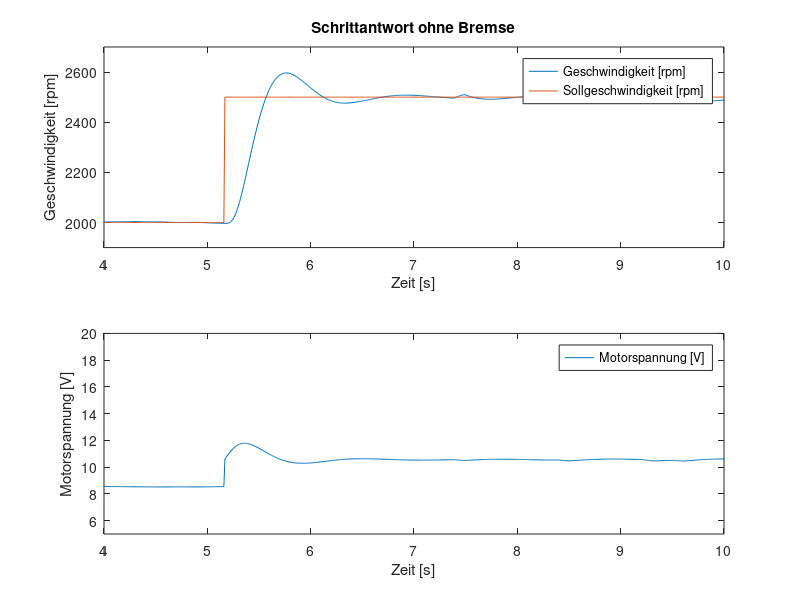
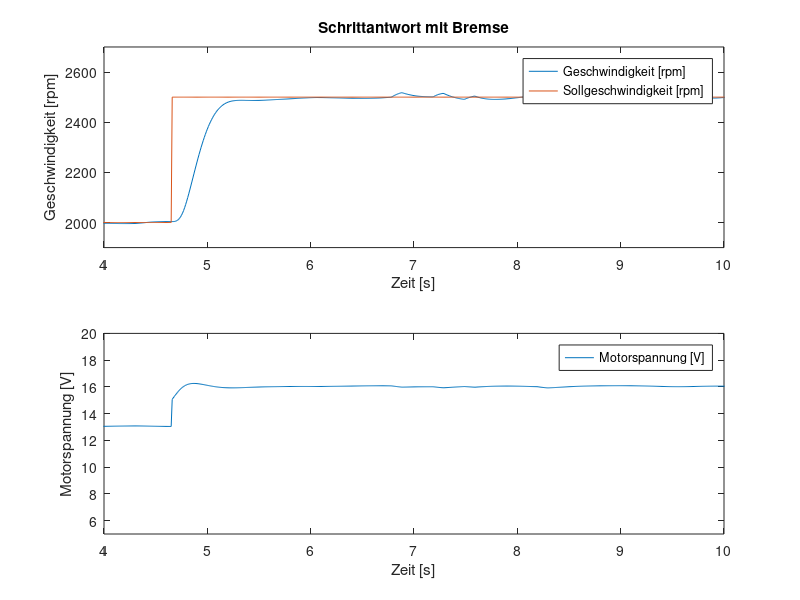

MATLAB code for these plots, in order:
% load data
data_n = load('dc_step_20_25_00');
data_l = load('dc_step_20_25_05');

% plot step with no load
figure(1);
subplot(2,1,1);
plot( ...
data_n.Zeit, data_n.Geschwindigkeit, ...
data_n.Zeit, data_n.Sollgeschwindigkeit);
legend('Geschwindigkeit [rpm]', 'Sollgeschwindigkeit [rpm]');
xlabel('Zeit [s]');
ylabel('Geschwindigkeit [rpm]');
title('Schrittantwort ohne Bremse');
axis([4 10 1900 2700]);
subplot(2,1,2);
plot(data_n.Zeit, data_n.Motorspannung);
legend('Motorspannung [V]');
xlabel('Zeit [s]');
ylabel('Motorspannung [V]');
axis([4 10 5 20]);
print -dpdf 'step_noload'
% plot step with load
figure(2);
subplot(2,1,1);
plot( ...
data_l.Zeit, data_l.Geschwindigkeit, ...
data_l.Zeit, data_l.Sollgeschwindigkeit);
legend('Geschwindigkeit [rpm]', 'Sollgeschwindigkeit [rpm]');
xlabel('Zeit [s]');
ylabel('Geschwindigkeit [rpm]');
title('Schrittantwort mit Bremse');
axis([4 10 1900 2700]);
subplot(2,1,2);
plot(data_l.Zeit, data_l.Motorspannung);
legend('Motorspannung [V]');
xlabel('Zeit [s]');
ylabel('Motorspannung [V]');
axis([4 10 5 20]);
print -dpdf 'step_load'
